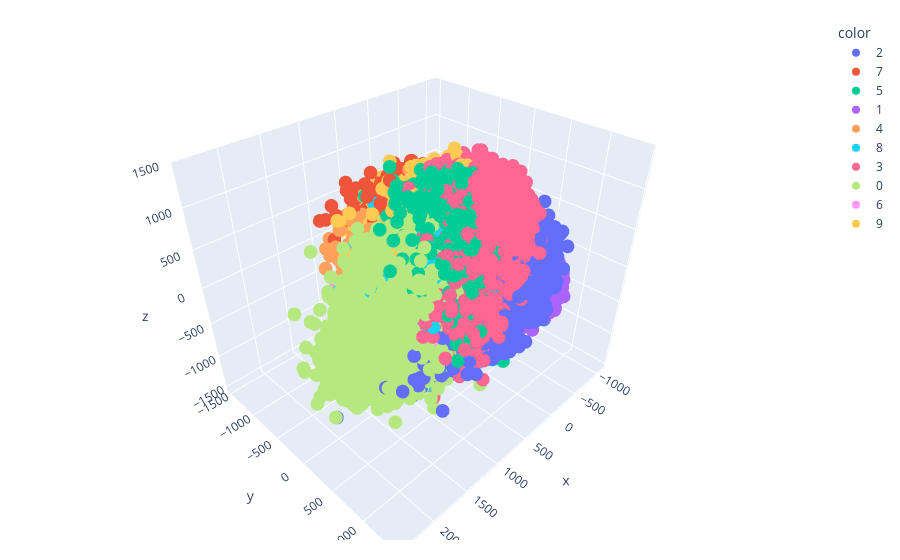

The code cell stored with this chart in its notebook:
### Code cell
fig = px.scatter_3d( x=x_tra_trf[:,0],
                     y=x_tra_trf[:,1],
                     z=x_tra_trf[:,2],
                     color=y_tr_trf)
fig.update_layout(
    margin=dict(l=20,r=20,t=20,b=20)
)

fig.show()

### Figure 1 — Plotly figure (JSON) as saved in the notebook; plotly's stock layout.template omitted (floating-point values rounded to 4 significant figures; data arrays with more than 128 entries replaced by an {"elided": "..."} marker saying what was removed)
{"data": [{"hovertemplate": "color=2<br>x=%{x}<br>y=%{y}<br>z=%{z}<extra></extra>", "legendgroup": "2", "marker": {"color": "#636efa", "symbol": "circle"}, "mode": "markers", "name": "2", "scene": "scene", "showlegend": true, "type": "scatter3d", "x": {"elided": "3784 float values"}, "y": {"elided": "3784 float values"}, "z": {"elided": "3784 float values"}}, {"hovertemplate": "color=7<br>x=%{x}<br>y=%{y}<br>z=%{z}<extra></extra>", "legendgroup": "7", "marker": {"color": "#EF553B", "symbol": "circle"}, "mode": "markers", "name": "7", "scene": "scene", "showlegend": true, "type": "scatter3d", "x": {"elided": "3986 float values"}, "y": {"elided": "3986 float values"}, "z": {"elided": "3986 float values"}}, {"hovertemplate": "color=5<br>x=%{x}<br>y=%{y}<br>z=%{z}<extra></extra>", "legendgroup": "5", "marker": {"color": "#00cc96", "symbol": "circle"}, "mode": "markers", "name": "5", "scene": "scene", "showlegend": true, "type": "scatter3d", "x": {"elided": "3400 float values"}, "y": {"elided": "3400 float values"}, "z": {"elided": "3400 float values"}}, {"hovertemplate": "color=1<br>x=%{x}<br>y=%{y}<br>z=%{z}<extra></extra>", "legendgroup": "1", "marker": {"color": "#ab63fa", "symbol": "circle"}, "mode": "markers", "name": "1", "scene": "scene", "showlegend": true, "type": "scatter3d", "x": {"elided": "4203 float values"}, "y": {"elided": "4203 float values"}, "z": {"elided": "4203 float values"}}, {"hovertemplate": "color=4<br>x=%{x}<br>y=%{y}<br>z=%{z}<extra></extra>", "legendgroup": "4", "marker": {"color": "#FFA15A", "symbol": "circle"}, "mode": "markers", "name": "4", "scene": "scene", "showlegend": true, "type": "scatter3d", "x": {"elided": "3680 float values"}, "y": {"elided": "3680 float values"}, "z": {"elided": "3680 float values"}}, {"hovertemplate": "color=8<br>x=%{x}<br>y=%{y}<br>z=%{z}<extra></extra>", "legendgroup": "8", "marker": {"color": "#19d3f3", "symbol": "circle"}, "mode": "markers", "name": "8", "scene": "scene", "showlegend": true, "type": "scatter3d", "x": {"elided": "3657 float values"}, "y": {"elided": "3657 float values"}, "z": {"elided": "3657 float values"}}, {"hovertemplate": "color=3<br>x=%{x}<br>y=%{y}<br>z=%{z}<extra></extra>", "legendgroup": "3", "marker": {"color": "#FF6692", "symbol": "circle"}, "mode": "markers", "name": "3", "scene": "scene", "showlegend": true, "type": "scatter3d", "x": {"elided": "3902 float values"}, "y": {"elided": "3902 float values"}, "z": {"elided": "3902 float values"}}, {"hovertemplate": "color=0<br>x=%{x}<br>y=%{y}<br>z=%{z}<extra></extra>", "legendgroup": "0", "marker": {"color": "#B6E880", "symbol": "circle"}, "mode": "markers", "name": "0", "scene": "scene", "showlegend": true, "type": "scatter3d", "x": {"elided": "3725 float values"}, "y": {"elided": "3725 float values"}, "z": {"elided": "3725 float values"}}, {"hovertemplate": "color=6<br>x=%{x}<br>y=%{y}<br>z=%{z}<extra></extra>", "legendgroup": "6", "marker": {"color": "#FF97FF", "symbol": "circle"}, "mode": "markers", "name": "6", "scene": "scene", "showlegend": true, "type": "scatter3d", "x": {"elided": "3693 float values"}, "y": {"elided": "3693 float values"}, "z": {"elided": "3693 float values"}}, {"hovertemplate": "color=9<br>x=%{x}<br>y=%{y}<br>z=%{z}<extra></extra>", "legendgroup": "9", "marker": {"color": "#FECB52", "symbol": "circle"}, "mode": "markers", "name": "9", "scene": "scene", "showlegend": true, "type": "scatter3d", "x": {"elided": "3770 float values"}, "y": {"elided": "3770 float values"}, "z": {"elided": "3770 float values"}}], "layout": {"legend": {"title": {"text": "color"}, "tracegroupgap": 0}, "margin": {"b": 20, "l": 20, "r": 20, "t": 20}, "scene": {"domain": {"x": [0, 1], "y": [0, 1]}, "xaxis": {"title": {"text": "x"}}, "yaxis": {"title": {"text": "y"}}, "zaxis": {"title": {"text": "z"}}}}}
